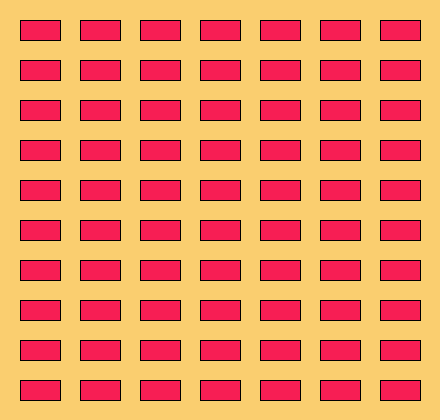
Frame 1 (no input)
Frame 60 (the mouse pressed at the canvas centre just before this capture): identical to frame 1, image omitted
Frame 120 (the mouse held since frame 60 and released just before this capture): identical to frame 1, image omitted

The Processing sketch that drew this single still picture (run headless with seeded random() and noise(); from frame 60 on, the mouse is pressed at the canvas centre):

// Processing sketch: sketch_240409a
// ── sketch_240409a.pde
int ancho = 40;
int alto = 20;
int distancia = 20;

public void setup(){
  size(440, 420);
  background(#FACE6F);
}

public void draw(){
 fill(#F71E54);
 for (int y = 20; y <= height - alto; y += (alto + distancia)) {
   for (int x = 20; x <= width - ancho; x += (ancho + distancia)) {
     rect(x, y, ancho, alto);
   }
 }
}
